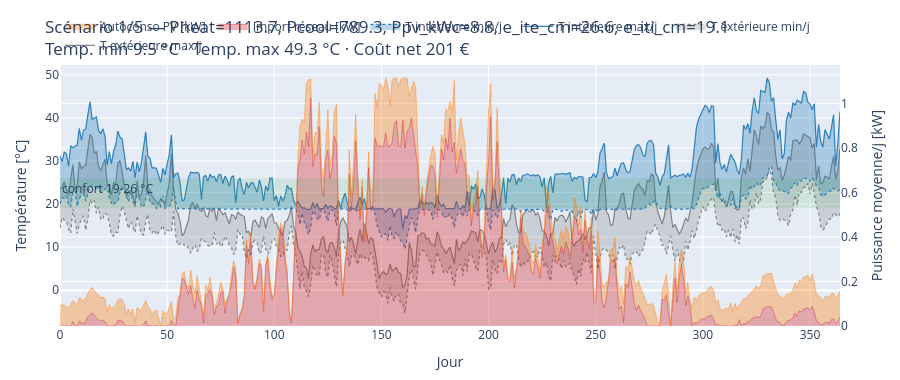
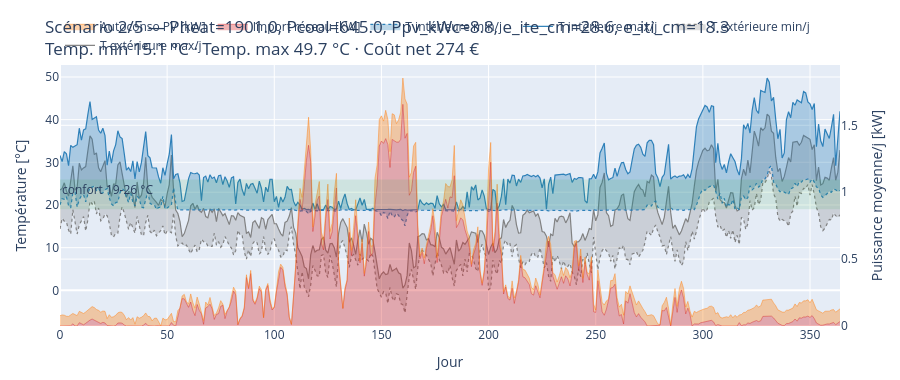
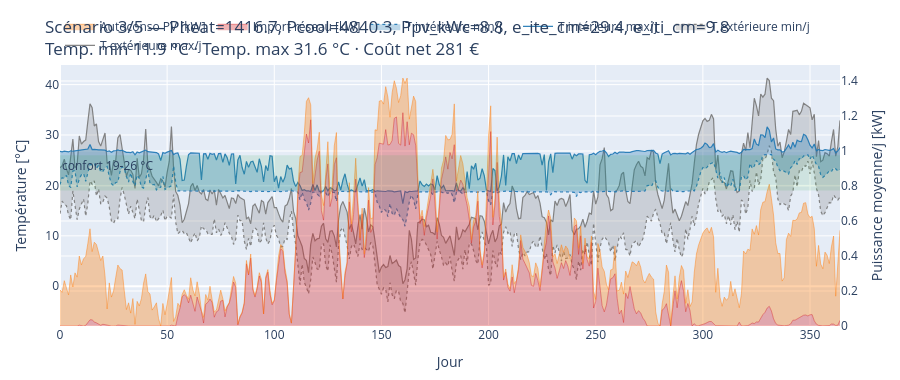
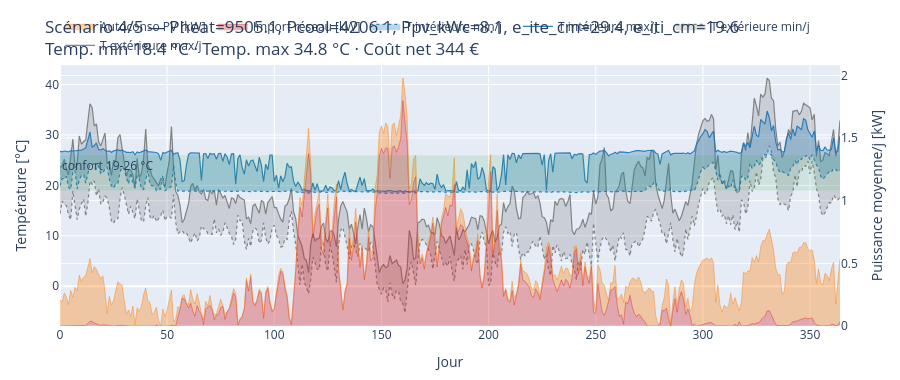

Notebook code cell kept with these figures, in order:
### Markdown cell above
## 6. Détail temporel des scénarios sélectionnés

Même visualisation que l'app Streamlit (bande de confort, températures
intérieure/extérieure min-max journalières, puissances importées/autoconsommées).

### Code cell
T_CONFORT_MIN, T_CONFORT_MAX = 19.0, 26.0   # bande de confort par defaut de l'app (affichage uniquement)


def plot_scenario(x, title):
    sim = simulate_scenario(x)
    sim_p = sim.iloc[WARMUP_HOURS:].reset_index(drop=True)
    jours = ((sim_p["time"] - sim_p["time"].iloc[0]) / 86400).astype(int)

    daily = pd.DataFrame({
        "jour": jours,
        "Tint_min": sim_p["Tair"] - 273.15, "Tint_max": sim_p["Tair"] - 273.15,
        "Text_min": sim_p["Tout"] - 273.15, "Text_max": sim_p["Tout"] - 273.15,
    }).groupby("jour").agg({"Tint_min": "min", "Tint_max": "max", "Text_min": "min", "Text_max": "max"})
    kW_grid = (sim_p["Pgrid_cool"] / 1000).groupby(jours).mean()
    kW_pv_self = (sim_p["Pself_cool"] / 1000).groupby(jours).mean()

    fig = go.Figure()
    fig.add_hrect(y0=T_CONFORT_MIN, y1=T_CONFORT_MAX, fillcolor="rgba(46,160,67,0.12)", line_width=0,
                  annotation_text=f"confort {T_CONFORT_MIN:.0f}-{T_CONFORT_MAX:.0f} °C", annotation_position="top left")
    fig.add_trace(go.Scatter(x=daily.index, y=daily["Text_max"], mode="lines",
                              line=dict(width=1.2, color="rgba(120,120,120,0.9)"), name="T extérieure max/j"))
    fig.add_trace(go.Scatter(x=daily.index, y=daily["Text_min"], mode="lines",
                              line=dict(width=1.2, color="rgba(120,120,120,0.9)", dash="dot"),
                              fill="tonexty", fillcolor="rgba(120,120,120,0.25)", name="T extérieure min/j"))
    fig.add_trace(go.Scatter(x=daily.index, y=daily["Tint_max"], mode="lines",
                              line=dict(width=1.2, color="rgba(31,119,180,0.9)"), name="T intérieure max/j"))
    fig.add_trace(go.Scatter(x=daily.index, y=daily["Tint_min"], mode="lines",
                              line=dict(width=1.2, color="rgba(31,119,180,0.9)", dash="dot"),
                              fill="tonexty", fillcolor="rgba(31,119,180,0.3)", name="T intérieure min/j"))
    fig.add_trace(go.Scatter(x=kW_grid.index, y=kW_grid.values, mode="lines", name="Import réseau [kW]",
                              stackgroup="power", yaxis="y2", line=dict(color="rgba(214,39,40,0.9)", width=0.5),
                              fillcolor="rgba(214,39,40,0.35)"))
    fig.add_trace(go.Scatter(x=kW_pv_self.index, y=kW_pv_self.values, mode="lines", name="Autoconso PV [kW]",
                              stackgroup="power", yaxis="y2", line=dict(color="rgba(255,127,14,0.9)", width=0.5),
                              fillcolor="rgba(255,127,14,0.35)"))
    fig.update_layout(
        title=title, xaxis_title="Jour", yaxis=dict(title="Température [°C]"),
        yaxis2=dict(title="Puissance moyenne/j [kW]", overlaying="y", side="right", rangemode="tozero"),
        legend=dict(orientation="h", yanchor="bottom", y=1.02, xanchor="left", x=0),
        height=380, margin=dict(l=60, r=60, t=60, b=40), hovermode="x unified",
    )
    return fig


for i, idx in enumerate(selected_idx):
    x = X[idx]
    params_txt = ", ".join(f"{n}={v:.1f}" for n, v in zip(VAR_NAMES, x))
    title = (f"Scénario {i + 1}/{len(selected_idx)} — {params_txt}<br>"
             f"Temp. min {-F[idx, 0]:.1f} °C · Temp. max {F[idx, 1]:.1f} °C · Coût net {F[idx, 2]:.0f} €")
    plot_scenario(x, title).show()

### Figure 1 — Plotly figure (JSON) as saved in the notebook; plotly's stock layout.template omitted (floating-point values rounded to 4 significant figures; data arrays with more than 128 entries replaced by an {"elided": "..."} marker saying what was removed)
{"data": [{"line": {"color": "rgba(120,120,120,0.9)", "width": 1.2}, "mode": "lines", "name": "T extérieure max/j", "type": "scatter", "x": {"elided": "365 int values"}, "y": {"elided": "365 float values"}}, {"fill": "tonexty", "fillcolor": "rgba(120,120,120,0.25)", "line": {"color": "rgba(120,120,120,0.9)", "dash": "dot", "width": 1.2}, "mode": "lines", "name": "T extérieure min/j", "type": "scatter", "x": {"elided": "365 int values"}, "y": {"elided": "365 float values"}}, {"line": {"color": "rgba(31,119,180,0.9)", "width": 1.2}, "mode": "lines", "name": "T intérieure max/j", "type": "scatter", "x": {"elided": "365 int values"}, "y": {"elided": "365 float values"}}, {"fill": "tonexty", "fillcolor": "rgba(31,119,180,0.3)", "line": {"color": "rgba(31,119,180,0.9)", "dash": "dot", "width": 1.2}, "mode": "lines", "name": "T intérieure min/j", "type": "scatter", "x": {"elided": "365 int values"}, "y": {"elided": "365 float values"}}, {"fillcolor": "rgba(214,39,40,0.35)", "line": {"color": "rgba(214,39,40,0.9)", "width": 0.5}, "mode": "lines", "name": "Import réseau [kW]", "stackgroup": "power", "type": "scatter", "x": {"elided": "365 int values"}, "y": {"elided": "365 float values"}, "yaxis": "y2"}, {"fillcolor": "rgba(255,127,14,0.35)", "line": {"color": "rgba(255,127,14,0.9)", "width": 0.5}, "mode": "lines", "name": "Autoconso PV [kW]", "stackgroup": "power", "type": "scatter", "x": {"elided": "365 int values"}, "y": {"elided": "365 float values"}, "yaxis": "y2"}], "layout": {"annotations": [{"showarrow": false, "text": "confort 19-26 °C", "x": 0, "xanchor": "left", "xref": "x domain", "y": 26.0, "yanchor": "top", "yref": "y"}], "height": 380, "hovermode": "x unified", "legend": {"orientation": "h", "x": 0, "xanchor": "left", "y": 1.02, "yanchor": "bottom"}, "margin": {"b": 40, "l": 60, "r": 60, "t": 60}, "shapes": [{"fillcolor": "rgba(46,160,67,0.12)", "line": {"width": 0}, "type": "rect", "x0": 0, "x1": 1, "xref": "x domain", "y0": 19.0, "y1": 26.0, "yref": "y"}], "title": {"text": "Scénario 1/5 — Pheat=1113.7, Pcool=789.3, Ppv_kWc=8.8, e_ite_cm=26.6, e_iti_cm=19.1<br>Temp. min 9.5 °C · Temp. max 49.3 °C · Coût net 201 €"}, "xaxis": {"title": {"text": "Jour"}}, "yaxis": {"title": {"text": "Température [°C]"}}, "yaxis2": {"overlaying": "y", "rangemode": "tozero", "side": "right", "title": {"text": "Puissance moyenne/j [kW]"}}}}

### Figure 2 — Plotly figure (JSON) as saved in the notebook; plotly's stock layout.template omitted (floating-point values rounded to 4 significant figures; data arrays with more than 128 entries replaced by an {"elided": "..."} marker saying what was removed)
{"data": [{"line": {"color": "rgba(120,120,120,0.9)", "width": 1.2}, "mode": "lines", "name": "T extérieure max/j", "type": "scatter", "x": {"elided": "365 int values"}, "y": {"elided": "365 float values"}}, {"fill": "tonexty", "fillcolor": "rgba(120,120,120,0.25)", "line": {"color": "rgba(120,120,120,0.9)", "dash": "dot", "width": 1.2}, "mode": "lines", "name": "T extérieure min/j", "type": "scatter", "x": {"elided": "365 int values"}, "y": {"elided": "365 float values"}}, {"line": {"color": "rgba(31,119,180,0.9)", "width": 1.2}, "mode": "lines", "name": "T intérieure max/j", "type": "scatter", "x": {"elided": "365 int values"}, "y": {"elided": "365 float values"}}, {"fill": "tonexty", "fillcolor": "rgba(31,119,180,0.3)", "line": {"color": "rgba(31,119,180,0.9)", "dash": "dot", "width": 1.2}, "mode": "lines", "name": "T intérieure min/j", "type": "scatter", "x": {"elided": "365 int values"}, "y": {"elided": "365 float values"}}, {"fillcolor": "rgba(214,39,40,0.35)", "line": {"color": "rgba(214,39,40,0.9)", "width": 0.5}, "mode": "lines", "name": "Import réseau [kW]", "stackgroup": "power", "type": "scatter", "x": {"elided": "365 int values"}, "y": {"elided": "365 float values"}, "yaxis": "y2"}, {"fillcolor": "rgba(255,127,14,0.35)", "line": {"color": "rgba(255,127,14,0.9)", "width": 0.5}, "mode": "lines", "name": "Autoconso PV [kW]", "stackgroup": "power", "type": "scatter", "x": {"elided": "365 int values"}, "y": {"elided": "365 float values"}, "yaxis": "y2"}], "layout": {"annotations": [{"showarrow": false, "text": "confort 19-26 °C", "x": 0, "xanchor": "left", "xref": "x domain", "y": 26.0, "yanchor": "top", "yref": "y"}], "height": 380, "hovermode": "x unified", "legend": {"orientation": "h", "x": 0, "xanchor": "left", "y": 1.02, "yanchor": "bottom"}, "margin": {"b": 40, "l": 60, "r": 60, "t": 60}, "shapes": [{"fillcolor": "rgba(46,160,67,0.12)", "line": {"width": 0}, "type": "rect", "x0": 0, "x1": 1, "xref": "x domain", "y0": 19.0, "y1": 26.0, "yref": "y"}], "title": {"text": "Scénario 2/5 — Pheat=1901.0, Pcool=645.0, Ppv_kWc=8.8, e_ite_cm=28.6, e_iti_cm=18.3<br>Temp. min 15.1 °C · Temp. max 49.7 °C · Coût net 274 €"}, "xaxis": {"title": {"text": "Jour"}}, "yaxis": {"title": {"text": "Température [°C]"}}, "yaxis2": {"overlaying": "y", "rangemode": "tozero", "side": "right", "title": {"text": "Puissance moyenne/j [kW]"}}}}

### Figure 3 — Plotly figure (JSON) as saved in the notebook; plotly's stock layout.template omitted (floating-point values rounded to 4 significant figures; data arrays with more than 128 entries replaced by an {"elided": "..."} marker saying what was removed)
{"data": [{"line": {"color": "rgba(120,120,120,0.9)", "width": 1.2}, "mode": "lines", "name": "T extérieure max/j", "type": "scatter", "x": {"elided": "365 int values"}, "y": {"elided": "365 float values"}}, {"fill": "tonexty", "fillcolor": "rgba(120,120,120,0.25)", "line": {"color": "rgba(120,120,120,0.9)", "dash": "dot", "width": 1.2}, "mode": "lines", "name": "T extérieure min/j", "type": "scatter", "x": {"elided": "365 int values"}, "y": {"elided": "365 float values"}}, {"line": {"color": "rgba(31,119,180,0.9)", "width": 1.2}, "mode": "lines", "name": "T intérieure max/j", "type": "scatter", "x": {"elided": "365 int values"}, "y": {"elided": "365 float values"}}, {"fill": "tonexty", "fillcolor": "rgba(31,119,180,0.3)", "line": {"color": "rgba(31,119,180,0.9)", "dash": "dot", "width": 1.2}, "mode": "lines", "name": "T intérieure min/j", "type": "scatter", "x": {"elided": "365 int values"}, "y": {"elided": "365 float values"}}, {"fillcolor": "rgba(214,39,40,0.35)", "line": {"color": "rgba(214,39,40,0.9)", "width": 0.5}, "mode": "lines", "name": "Import réseau [kW]", "stackgroup": "power", "type": "scatter", "x": {"elided": "365 int values"}, "y": {"elided": "365 float values"}, "yaxis": "y2"}, {"fillcolor": "rgba(255,127,14,0.35)", "line": {"color": "rgba(255,127,14,0.9)", "width": 0.5}, "mode": "lines", "name": "Autoconso PV [kW]", "stackgroup": "power", "type": "scatter", "x": {"elided": "365 int values"}, "y": {"elided": "365 float values"}, "yaxis": "y2"}], "layout": {"annotations": [{"showarrow": false, "text": "confort 19-26 °C", "x": 0, "xanchor": "left", "xref": "x domain", "y": 26.0, "yanchor": "top", "yref": "y"}], "height": 380, "hovermode": "x unified", "legend": {"orientation": "h", "x": 0, "xanchor": "left", "y": 1.02, "yanchor": "bottom"}, "margin": {"b": 40, "l": 60, "r": 60, "t": 60}, "shapes": [{"fillcolor": "rgba(46,160,67,0.12)", "line": {"width": 0}, "type": "rect", "x0": 0, "x1": 1, "xref": "x domain", "y0": 19.0, "y1": 26.0, "yref": "y"}], "title": {"text": "Scénario 3/5 — Pheat=1416.7, Pcool=4840.3, Ppv_kWc=8.8, e_ite_cm=29.4, e_iti_cm=9.8<br>Temp. min 11.9 °C · Temp. max 31.6 °C · Coût net 281 €"}, "xaxis": {"title": {"text": "Jour"}}, "yaxis": {"title": {"text": "Température [°C]"}}, "yaxis2": {"overlaying": "y", "rangemode": "tozero", "side": "right", "title": {"text": "Puissance moyenne/j [kW]"}}}}

### Figure 4 — Plotly figure (JSON) as saved in the notebook; plotly's stock layout.template omitted (floating-point values rounded to 4 significant figures; data arrays with more than 128 entries replaced by an {"elided": "..."} marker saying what was removed)
{"data": [{"line": {"color": "rgba(120,120,120,0.9)", "width": 1.2}, "mode": "lines", "name": "T extérieure max/j", "type": "scatter", "x": {"elided": "365 int values"}, "y": {"elided": "365 float values"}}, {"fill": "tonexty", "fillcolor": "rgba(120,120,120,0.25)", "line": {"color": "rgba(120,120,120,0.9)", "dash": "dot", "width": 1.2}, "mode": "lines", "name": "T extérieure min/j", "type": "scatter", "x": {"elided": "365 int values"}, "y": {"elided": "365 float values"}}, {"line": {"color": "rgba(31,119,180,0.9)", "width": 1.2}, "mode": "lines", "name": "T intérieure max/j", "type": "scatter", "x": {"elided": "365 int values"}, "y": {"elided": "365 float values"}}, {"fill": "tonexty", "fillcolor": "rgba(31,119,180,0.3)", "line": {"color": "rgba(31,119,180,0.9)", "dash": "dot", "width": 1.2}, "mode": "lines", "name": "T intérieure min/j", "type": "scatter", "x": {"elided": "365 int values"}, "y": {"elided": "365 float values"}}, {"fillcolor": "rgba(214,39,40,0.35)", "line": {"color": "rgba(214,39,40,0.9)", "width": 0.5}, "mode": "lines", "name": "Import réseau [kW]", "stackgroup": "power", "type": "scatter", "x": {"elided": "365 int values"}, "y": {"elided": "365 float values"}, "yaxis": "y2"}, {"fillcolor": "rgba(255,127,14,0.35)", "line": {"color": "rgba(255,127,14,0.9)", "width": 0.5}, "mode": "lines", "name": "Autoconso PV [kW]", "stackgroup": "power", "type": "scatter", "x": {"elided": "365 int values"}, "y": {"elided": "365 float values"}, "yaxis": "y2"}], "layout": {"annotations": [{"showarrow": false, "text": "confort 19-26 °C", "x": 0, "xanchor": "left", "xref": "x domain", "y": 26.0, "yanchor": "top", "yref": "y"}], "height": 380, "hovermode": "x unified", "legend": {"orientation": "h", "x": 0, "xanchor": "left", "y": 1.02, "yanchor": "bottom"}, "margin": {"b": 40, "l": 60, "r": 60, "t": 60}, "shapes": [{"fillcolor": "rgba(46,160,67,0.12)", "line": {"width": 0}, "type": "rect", "x0": 0, "x1": 1, "xref": "x domain", "y0": 19.0, "y1": 26.0, "yref": "y"}], "title": {"text": "Scénario 4/5 — Pheat=9505.1, Pcool=4206.1, Ppv_kWc=8.1, e_ite_cm=29.4, e_iti_cm=19.6<br>Temp. min 18.4 °C · Temp. max 34.8 °C · Coût net 344 €"}, "xaxis": {"title": {"text": "Jour"}}, "yaxis": {"title": {"text": "Température [°C]"}}, "yaxis2": {"overlaying": "y", "rangemode": "tozero", "side": "right", "title": {"text": "Puissance moyenne/j [kW]"}}}}
